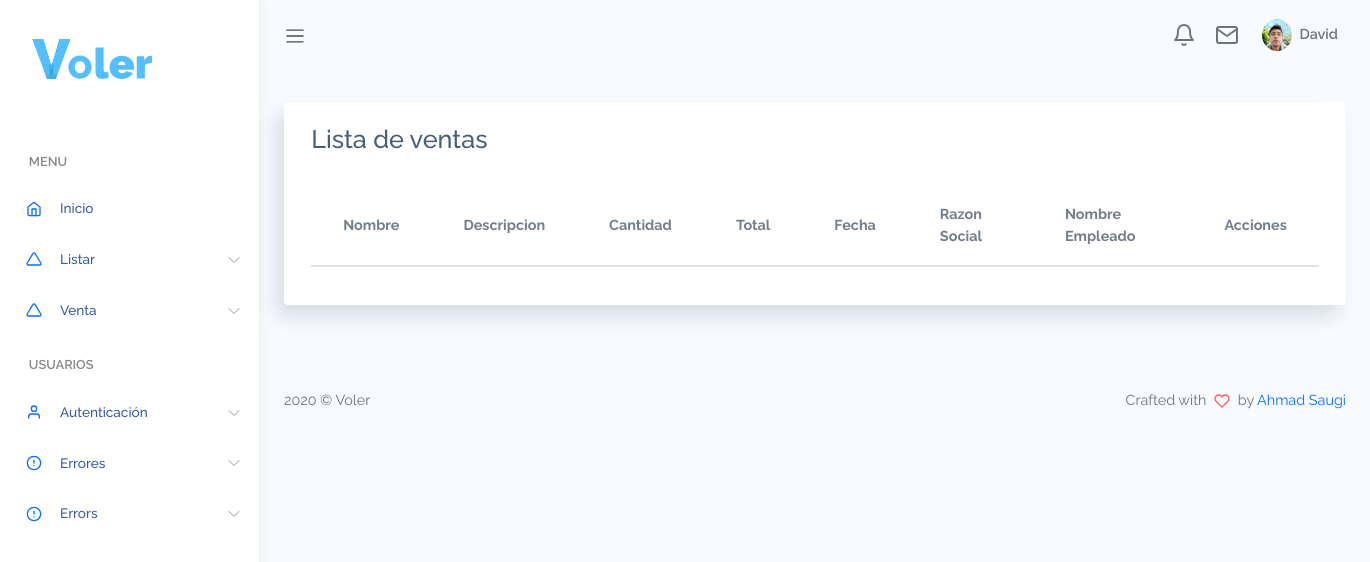
The page /ventas/listaventa.php (signed in) on the database as committed earlier.
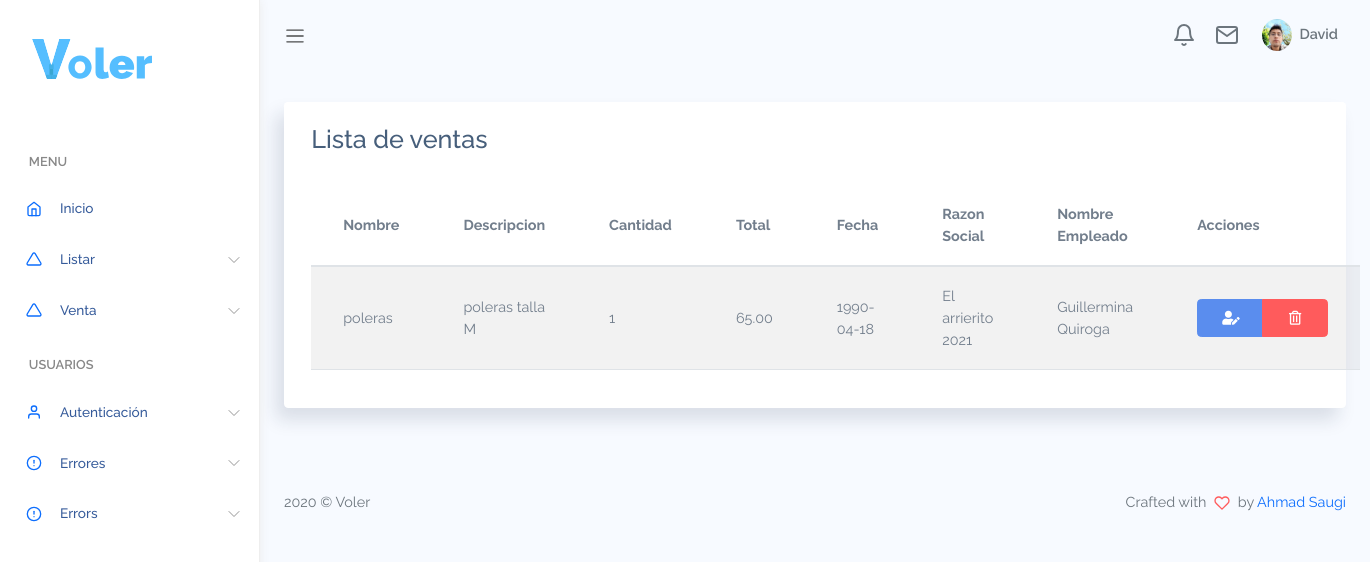
The same page on the database as committed later.
### tables this page shows
CREATE TABLE `venta` (
  `id_venta` int unsigned NOT NULL AUTO_INCREMENT,
  `id_empleado` int unsigned NOT NULL,
  `id_cliente` int unsigned NOT NULL,
  `fecha` date DEFAULT NULL,
  PRIMARY KEY (`id_venta`),
  KEY `fk_venta_empleado1_idx` (`id_empleado`),
  KEY `fk_venta_cliente1_idx` (`id_cliente`),
  CONSTRAINT `fk_venta_cliente1` FOREIGN KEY (`id_cliente`) REFERENCES `cliente` (`id_cliente`) ON DELETE CASCADE ON UPDATE CASCADE,
  CONSTRAINT `fk_venta_empleado1` FOREIGN KEY (`id_empleado`) REFERENCES `empleado` (`id_empleado`) ON DELETE CASCADE ON UPDATE CASCADE
);

CREATE TABLE `producto` (
  `id_producto` int unsigned NOT NULL AUTO_INCREMENT,
  `id_proveedor` int unsigned NOT NULL,
  `nombreproducto` varchar(70) DEFAULT NULL,
  `descripcion` varchar(100) DEFAULT NULL,
  `costocompra` decimal(12,2) DEFAULT NULL,
  `costoventa` decimal(12,2) DEFAULT NULL,
  `stock` int unsigned DEFAULT NULL,
  `fecha` date DEFAULT NULL,
  `estado` char(2) NOT NULL DEFAULT '1',
  PRIMARY KEY (`id_producto`),
  KEY `fk_producto_proveedor_idx` (`id_proveedor`),
  CONSTRAINT `fk_producto_proveedor` FOREIGN KEY (`id_proveedor`) REFERENCES `proveedor` (`id_proveedor`) ON DELETE CASCADE ON UPDATE CASCADE
);

CREATE TABLE `detalle_venta` (
  `id_venta` int unsigned NOT NULL,
  `id_producto` int unsigned NOT NULL,
  `cantidad` int unsigned NOT NULL,
  `costo` decimal(12,2) NOT NULL,
  PRIMARY KEY (`id_venta`,`id_producto`),
  KEY `fk_detalle_venta_producto1_idx` (`id_producto`),
  CONSTRAINT `fk_detalle_venta_producto1` FOREIGN KEY (`id_producto`) REFERENCES `producto` (`id_producto`) ON DELETE CASCADE ON UPDATE CASCADE,
  CONSTRAINT `fk_detalle_venta_venta1` FOREIGN KEY (`id_venta`) REFERENCES `venta` (`id_venta`) ON DELETE CASCADE ON UPDATE CASCADE
);

CREATE TABLE `cliente` (
  `id_cliente` int unsigned NOT NULL AUTO_INCREMENT,
  `estado` char(2) NOT NULL DEFAULT '1',
  `razonsocial` varchar(100) DEFAULT NULL,
  `nit_cli` varchar(25) DEFAULT NULL,
  PRIMARY KEY (`id_cliente`)
);

CREATE TABLE `empleado` (
  `id_empleado` int unsigned NOT NULL AUTO_INCREMENT,
  `id_cargo` int unsigned NOT NULL,
  `ci` varchar(20) DEFAULT NULL,
  `nombre` varchar(50) DEFAULT NULL,
  `paterno` varchar(35) DEFAULT NULL,
  `materno` varchar(35) DEFAULT NULL,
  `direccion` varchar(60) DEFAULT NULL,
  `telefono` varchar(15) DEFAULT NULL,
  `fechanacimiento` date DEFAULT NULL,
  `genero` char(2) DEFAULT NULL,
  `intereses` varchar(120) DEFAULT NULL,
  `estado` char(2) NOT NULL DEFAULT '1',
  PRIMARY KEY (`id_empleado`),
  KEY `fk_empleado_cargo1_idx` (`id_cargo`),
  CONSTRAINT `fk_empleado_cargo1` FOREIGN KEY (`id_cargo`) REFERENCES `cargo` (`id_cargo`) ON DELETE CASCADE ON UPDATE CASCADE
);

### ventas/listaventa.php (the view, shortened to what this page needs)
<?php
include('../bd/coneccion.php');
if($_SESSION['nivel']==1){
    include('../cuerpo/encabezado.php');
}else{
    if($_SESSION['nivel']==2){
        include('../cuerpo/encabezado2.php');
    }
}
?>
<div class="main-content container-fluid">
    <section class="section">
        <div class="card">
            <div class="card-header">
                <h3>Lista de ventas</h3>
            </div>
            <div class="card-body">
                <table class='table table-striped' id="table1">
                    <thead>
                        <tr>
                            <th>Nombre</th>
                            <th>Descripcion</th>
                            <th>Cantidad</th>
                            <th>Total</th>
                            <th>Fecha</th>
                            <th>Razon Social</th>
                            <th>Nombre Empleado</th>
                            <th>Acciones</th>
                        </tr>
                    </thead>
                    <tbody>
                        <?php
                        $consulta = "select v.id_venta,p.nombreproducto,p.descripcion,dv.cantidad,dv.costo,v.fecha,cl.razonsocial,e.nombre,e.paterno
                        from venta v
                        inner join empleado e on v.id_empleado=e.id_empleado
                        inner join cliente cl on v.id_cliente=cl.id_cliente
                        inner join detalle_venta dv on v.id_venta=dv.id_Venta
                        inner join producto p on dv.id_producto=p.id_producto;";
                        $resultado = mysqli_query($conexion, $consulta);
                        while ($dato = mysqli_fetch_array($resultado)) {
                            ?>
                                <tr>
                                    <td><?= $dato['nombreproducto'] ?></td>
                                    <td><?= $dato['descripcion'] ?></td>
                                    <td><?= $dato['cantidad'] ?></td>
                                    <td><?= $dato['costo'] ?></td>
                                    <td><?= $dato['fecha'] ?></td>
                                    <td><?= $dato['razonsocial'] ?></td>
                                    <td><?= $dato['nombre'].' '.$dato['paterno'] ?></td>
                                    <td>
                                        <div class="btn-group">
                                            <a class="btn btn-primary" data-toggle="modal" data-target="#inlineForm<?php echo $ci; ?>">
                                                <i class="fas fa-user-edit"></i>
                                            </a>
                                            <a class="btn btn-danger" data-toggle="modal" data-target="#small<?php echo $ci; ?>">
                                                <i class="far fa-trash-alt"></i>
                                            </a>
                                        </div>
                                    </td>
                                </tr>
                            <?php
                        }
                        ?>
                    </tbody>
                </table>
            </div>
        </div>
    </section>
</div>
<?php include('../cuerpo/pie.php'); ?>

Rows that differ between the two databases and show on the page:
added venta: producto.nombreproducto "poleras", producto.descripcion "poleras talla M", detalle_venta.cantidad "1", detalle_venta.costo "65.00", fecha "1990-04-18", id_cliente.razonsocial "El arrierito 2021", id_empleado.nombre "Guillermina", id_empleado.paterno "Quiroga"
